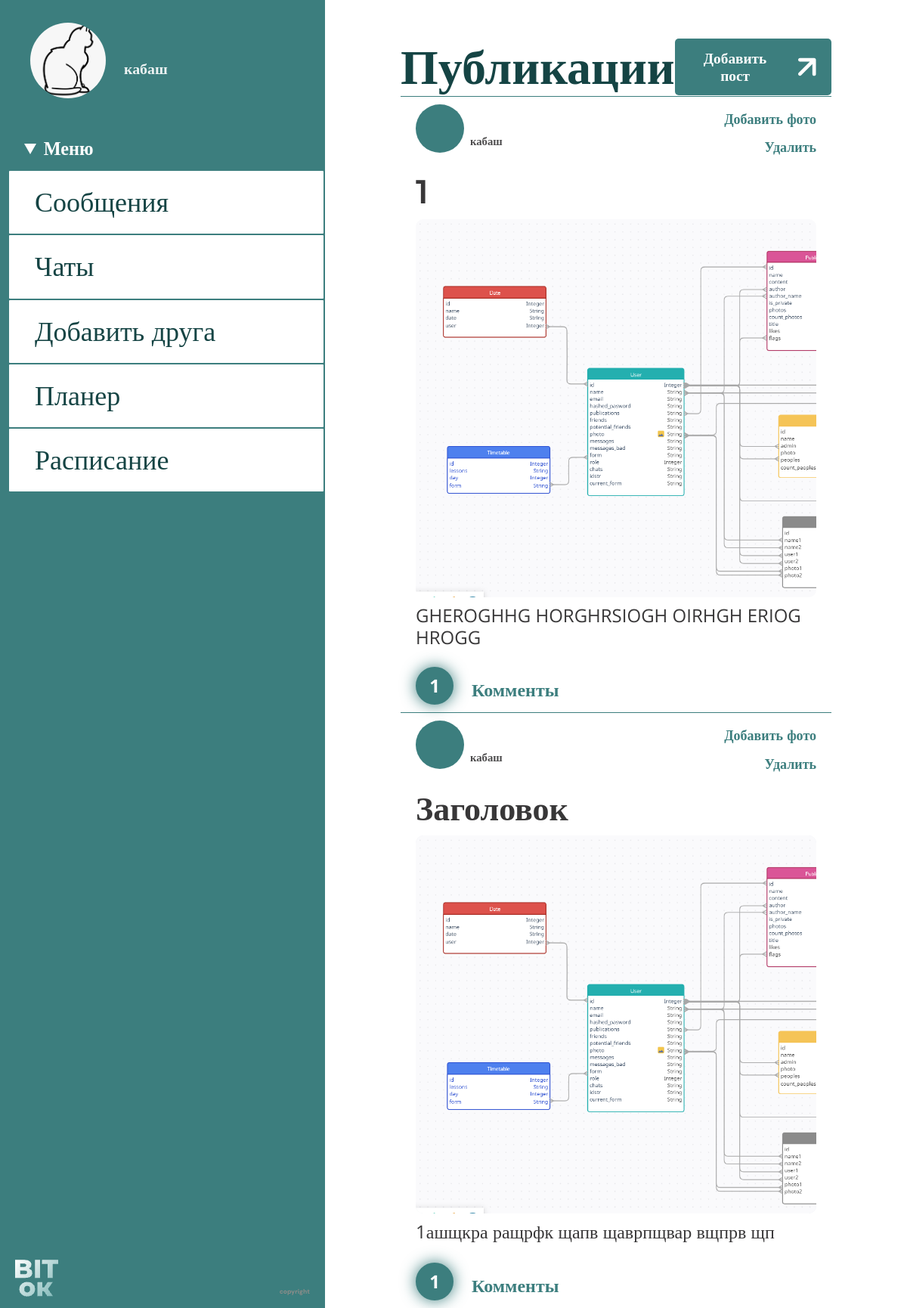
Page /posts (signed in) on the earlier database version.
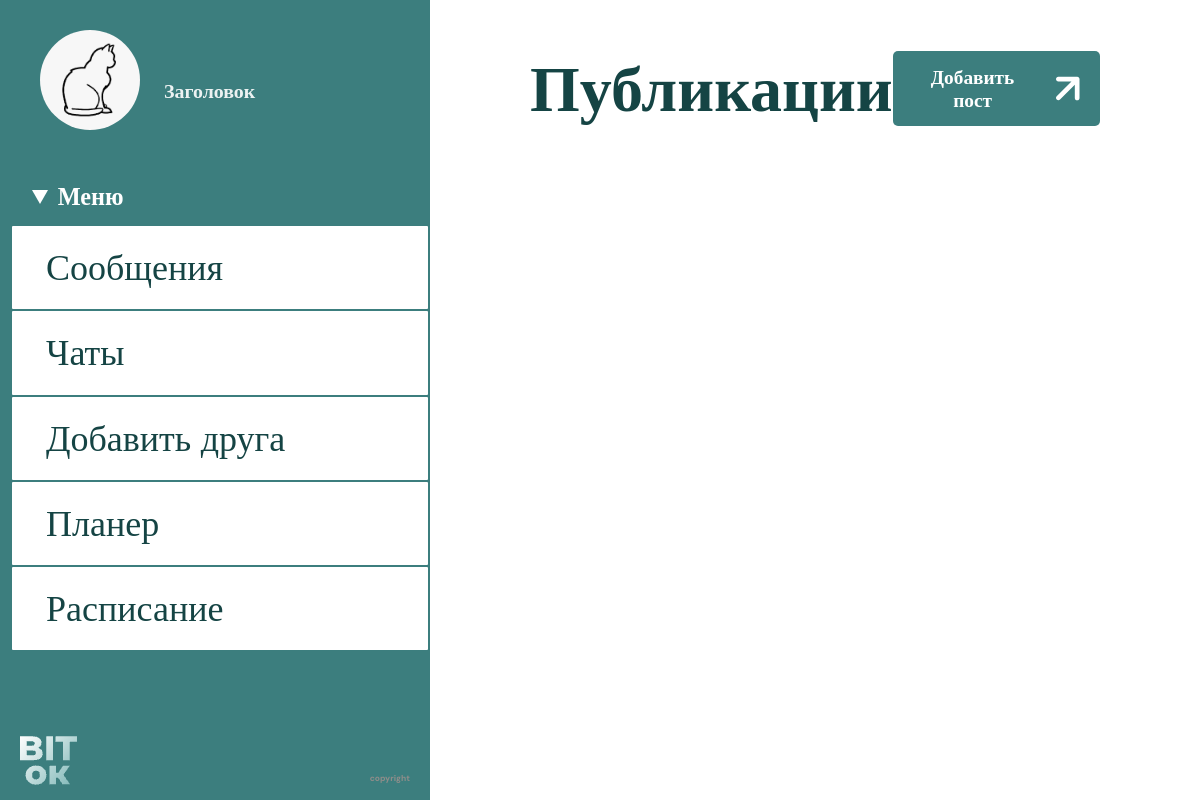
Same page on the later database version.
### data/user.py (models this page shows, shortened)
class User(SqlAlchemyBase, UserMixin):
    __tablename__ = 'user'
    id = sqlalchemy.Column(sqlalchemy.Integer,
                           primary_key=True, autoincrement=True)
    name = sqlalchemy.Column(sqlalchemy.String, nullable=True)
    email = sqlalchemy.Column(sqlalchemy.String,
                              index=True, unique=True, nullable=True)
    hashed_password = sqlalchemy.Column(sqlalchemy.String, nullable=True)
    publications = sqlalchemy.Column(sqlalchemy.String, nullable=True)
    friends = sqlalchemy.Column(sqlalchemy.String, nullable=True)
    potential_friends = sqlalchemy.Column(sqlalchemy.String, nullable=True)
    photo = sqlalchemy.Column(sqlalchemy.String)
    messages = sqlalchemy.Column(sqlalchemy.String)
    messages_bad = sqlalchemy.Column(sqlalchemy.String)
    form = sqlalchemy.Column(sqlalchemy.String)
    role = sqlalchemy.Column(sqlalchemy.Integer)
    chats = sqlalchemy.Column(sqlalchemy.String)
    idstr = sqlalchemy.Column(sqlalchemy.String)
    current_form = sqlalchemy.Column(sqlalchemy.String)

### data/publication.py (models this page shows)
class Publication(SqlAlchemyBase):
    __tablename__ = 'publication'
    id = sqlalchemy.Column(sqlalchemy.Integer,
                           primary_key=True, autoincrement=True)
    name = sqlalchemy.Column(sqlalchemy.String, nullable=True)
    content = sqlalchemy.Column(sqlalchemy.String, nullable=True)
    author = sqlalchemy.Column(sqlalchemy.Integer)
    author_name = sqlalchemy.Column(sqlalchemy.String)
    is_private = sqlalchemy.Column(sqlalchemy.Boolean)
    photos = sqlalchemy.Column(sqlalchemy.String)
    count_photos = sqlalchemy.Column(sqlalchemy.Integer)
    title = sqlalchemy.Column(sqlalchemy.String)
    likes = sqlalchemy.Column(sqlalchemy.Integer)
    flags = sqlalchemy.Column(sqlalchemy.String)

### main.py (the view)
@app.route('/posts', methods=['GET', 'POST'])
def posts():
    data = db_sess.query(Publication).filter(Publication.is_private == 0).all()
    print(data)
    data2 = db_sess.query(Publication).filter(Publication.is_private == 1).all()
    data2 = list(filter(lambda a: str(current_user.id) in db_sess.query(User).filter(
        User.id == a.author).first().friends or current_user.id == db_sess.query(User).filter(
        User.id == a.author).first().id, data2))
    print(data2)
    data += data2
    return render_template('posts.html', title='Публикации', data=data)

### data/db_session.py (called while the page is built)
def create_session() -> Session:
    global __factory
    return __factory()

### main.py (called while the page is built)
@login_manager.user_loader
def load_teacher(user_id):
    db_sess = db_session.create_session()
    return db_sess.query(User).get(user_id)

### templates/posts.html (shortened to what this page needs)
<!DOCTYPE html>
<html lang="en">
<head>
    <link rel="stylesheet" href="../static/css/posts_style/posts_style.css">
</head>
<body>
    <div class="site">
        <div class="site_left">
            <div class="profile">
                <div class="profile__img-wrapper">
                    <img src="/static/profile_photos/{{current_user.photo}}" alt="" class="profile__img">
                </div>
                <a href="/profile" class="profile__name" display="block">{{current_user.name}}</a>
            </div>
            <nav class="menu">
                <details class="menu__deatils-block" open>
                    <summary class="menu__title">Меню</summary>
                    <div class="menu__list-wrapper">
                        <ul class="menu__list">
                            <li><a href="/main" class="menu__link">Сообщения</a></li>
                            <li><a href="/chats" class="menu__link">Чаты</a></li>
                            <li><a href="/add_friend" class="menu__link">Добавить друга</a></li>
                            <li><a href="/date" class="menu__link">Планер</a></li>
                            <li><a href="/timetable" class="menu__link">Расписание</a></li>
                        </ul>
                    </div>
                </details>
            </nav>
            <footer class="footer">
                <a href="/index" class="footer__logo"><img src="/static/img/logo_footer.png" alt=""></a>
                <p class="footer__copyright">copyright</p>
            </footer>
        </div>
        <div class="site_right">
            <section class="posts">
                {% if current_user.is_authenticated %}
                <header class="posts__header">
                    <h1 class="posts__heading">Публикации</h1>
                    <a href="/add_publication" class="posts__add-post">
                        Добавить пост
                    </a>
                </header>
                {% for item in data%}
                <div class="post">
                    <div class="post__top">
                        <div class="post__info">
                            <a href="" class="post__user-photo">
                            </a>
                            <p class="post__user-name">{{item.author_name}}</p>
                        </div>
                        {% if current_user.id == item.author or current_user.role == 2 %}
                            <div class="post__refactor">
                                <a href="add_photo/{{item.id}}" class="post__add-photo">Добавить фото</a>
                                <a href="delete_post/{{item.id}}" class="post__delete">Удалить</a>
                            </div>
                        {% endif %}
                    </div>
                    <div class="post__content">
                        <h2 class="post__title">{{item.name}}</h2>
                        <div class="post__imgs">
                            {% for img in item.photos.split(',') %}
                            {% if img != '0' %}
                            <img src="/static/posts/{{img}}" height="300"
                                width="img.split('.')[0].split('-')[2].split('_')[1]">
                            {% endif %}
                            {% endfor %}
                        </div>
                        <p class="post__text">
                            {{item.content}}
                        </p>
                    </div>
                    <div class="post__bottom">
                        {% if current_user.idstr not in item.flags %}
                            <a href="like/{{item.id}}/{{current_user.id}}" class="post_like">{{item.likes}}</a>
                        {% else %}
                            <a href="dislike/{{item.id}}/{{current_user.id}}" class="post_like post_like_liked">{{item.likes}}</a>
                        {% endif %}
                        <a href="read_publication/{{item.id}}" class="post__comments">Комменты</a>
                    </div>
                </div>
                {% endfor %}
                {% endif %}
            </section>
        </div>
    </div>
</body>
</html>

Differences in the rows shown:
removed Publication: author_name "кабаш", name "1", photos (picture), content "GHEROGHHG HORGHRSIOGH OIRHGH ERIOG HROGG", likes "1"
removed Publication: author_name "кабаш", name "Заголовок", photos (picture), content "1ашщкра ращрфк щапв щаврпщвар вщпрв щп", likes "1"
changed User: photo: a different picture; name "кабаш" → "Заголовок"
